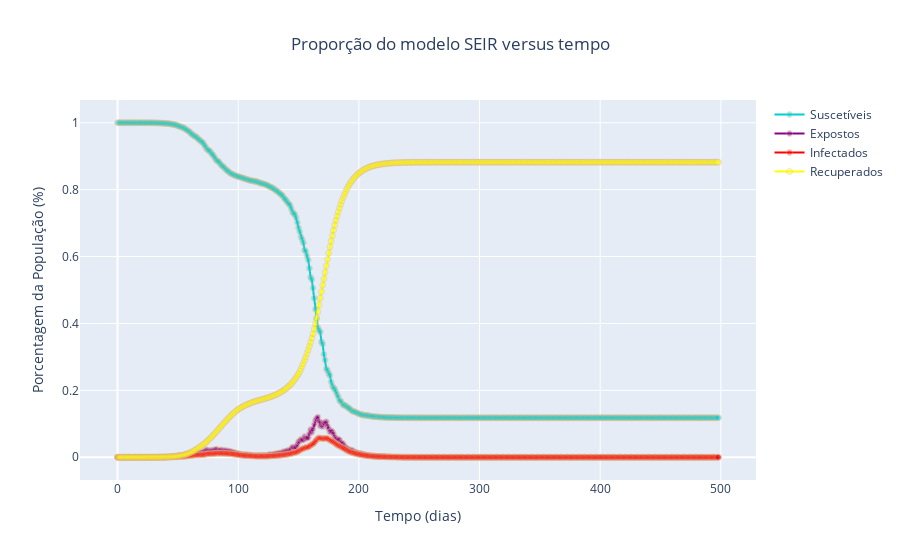

Notebook cell for this chart:
### Code cell
import ipywidgets as widgets
import plotly.graph_objects as go
from IPython.display import display
from IPython.display import HTML


# Layout
layout = go.Layout(
    title="Proporção do modelo SEIR versus tempo",
    title_x=0.5,
    xaxis=dict(
        title="Tempo (dias)"
        ),
        yaxis=dict(
        title="Porcentagem da População (%)"
        ) 
)
fig = go.Figure(layout = layout)

# Add scatter trace with medium sized markers
fig.add_trace(
    go.Scatter(
        mode='lines+markers',
        x=t,
        y=S,
        name='Suscetíveis',
        marker=dict(
            color='darkturquoise',
            size=6,
            opacity=0.4,
            line=dict(
                color='burlywood',
                width=1
            )
        ),
        showlegend=True
    )
)
fig.add_trace(
    go.Scatter(
        mode='lines+markers',
        x=t,
        y=E,
        name='Expostos',
        marker=dict(
            color='darkmagenta',
            size=6,
            opacity=0.4,
            line=dict(
                color='burlywood',
                width=1
            )
        ),
        showlegend=True
    )
)
fig.add_trace(
    go.Scatter(
        mode='lines+markers',
        x=t,
        y=I,
        name='Infectados',
        marker=dict(
            color='red',
            size=6,
            opacity=0.4,
            line=dict(
                color='burlywood',
                width=1
            )
        ),
        showlegend=True
    )
)
fig.add_trace(
    go.Scatter(
        mode='lines+markers',
        x=t,
        y=R,
        name='Recuperados',
        marker=dict(
            color='yellow',
            size=6,
            opacity=0.4,
            line=dict(
                color='burlywood',
                width=1
            )
        ),
        showlegend=True
    )
)

### Figure 1 — Plotly figure (JSON) as saved in the notebook; plotly's stock layout.template omitted (floating-point values rounded to 4 significant figures; data arrays with more than 128 entries replaced by an {"elided": "..."} marker saying what was removed)
{"data": [{"marker": {"color": "darkturquoise", "line": {"color": "burlywood", "width": 1}, "opacity": 0.4, "size": 6}, "mode": "lines+markers", "name": "Suscetíveis", "showlegend": true, "type": "scatter", "x": {"elided": "499 int values"}, "y": {"elided": "499 float values"}}, {"marker": {"color": "darkmagenta", "line": {"color": "burlywood", "width": 1}, "opacity": 0.4, "size": 6}, "mode": "lines+markers", "name": "Expostos", "showlegend": true, "type": "scatter", "x": {"elided": "499 int values"}, "y": {"elided": "499 float values"}}, {"marker": {"color": "red", "line": {"color": "burlywood", "width": 1}, "opacity": 0.4, "size": 6}, "mode": "lines+markers", "name": "Infectados", "showlegend": true, "type": "scatter", "x": {"elided": "499 int values"}, "y": {"elided": "499 float values"}}, {"marker": {"color": "yellow", "line": {"color": "burlywood", "width": 1}, "opacity": 0.4, "size": 6}, "mode": "lines+markers", "name": "Recuperados", "showlegend": true, "type": "scatter", "x": {"elided": "499 int values"}, "y": {"elided": "499 float values"}}], "layout": {"title": {"text": "Proporção do modelo SEIR versus tempo", "x": 0.5}, "xaxis": {"title": {"text": "Tempo (dias)"}}, "yaxis": {"title": {"text": "Porcentagem da População (%)"}}}}
